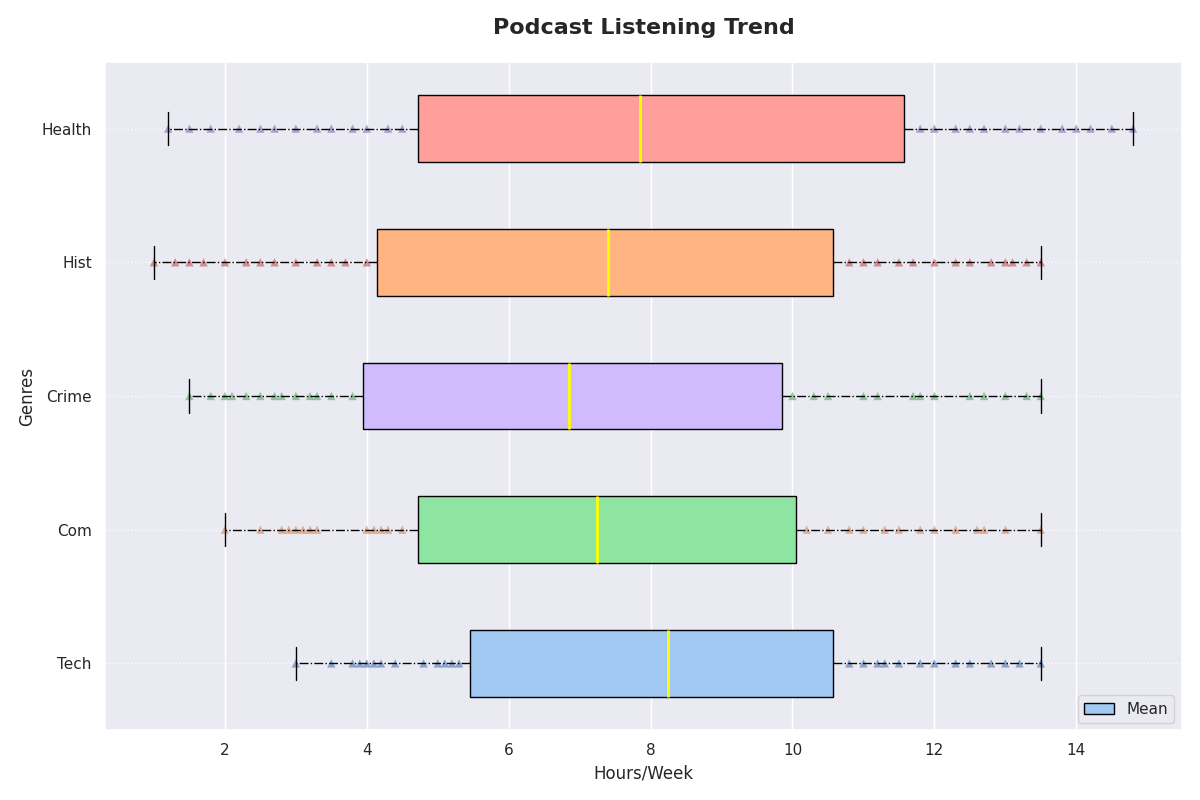

Write Python code to recreate this figure.
import matplotlib.pyplot as plt
import numpy as np
import seaborn as sns

technology = [3, 3.5, 3.8, 4, 3.9, 4.1, 4.2, 4.4, 5, 4.8, 5.1, 5.3, 5.5, 5.6, 5.2, 5.8, 6, 6.5, 6.2, 6.8, 7, 7.3, 7.5, 7.8, 8, 8.2, 8.5, 8.3, 8.7, 9, 8.9, 9.1, 9.3, 9.5, 9.6, 10, 9.8, 10.2, 10.5, 10.8, 11, 11.3, 11.5, 11.2, 11.8, 12, 12.3, 12.5, 12.8, 13, 13.2, 13.5]
comedy = [2, 2.5, 2.8, 3, 2.9, 3.1, 3.3, 3.2, 4, 4.1, 4.3, 4.5, 4.2, 4.8, 5, 5.5, 5.2, 5.3, 5.6, 6, 6.3, 6.5, 6.2, 6.8, 7, 7.2, 7.4, 7.3, 7.8, 8, 8.3, 8.5, 8.7, 8.5, 9, 9.5, 9.8, 9.6, 10, 10.2, 10.5, 10.8, 11, 11.3, 11.5, 11.8, 12, 12.3, 12.6, 12.7, 13, 13.5]
true_crime = [1.5, 1.8, 2, 2.3, 2.1, 2.5, 2.7, 2.8, 3, 3.2, 3.5, 3.3, 3.8, 4, 4.2, 4.5, 4.3, 4.6, 5, 5.3, 5.5, 5.8, 6, 6.2, 6.5, 6.7, 7, 7.2, 7.5, 8, 8.3, 8.5, 8.2, 8.6, 9, 9.1, 9.5, 9.3, 9.8, 10, 10.3, 10.5, 11, 11.2, 11.7, 11.8, 12, 12.5, 12.7, 13, 13.3, 13.5]
history = [1, 1.3, 1.5, 1.7, 2, 2.3, 2.5, 2.7, 3, 3.3, 3.5, 3.7, 4, 4.2, 4.5, 4.7, 5, 5.3, 5.5, 5.8, 6, 6.2, 6.5, 6.7, 7, 7.3, 7.5, 7.8, 8, 8.2, 8.5, 8.7, 8.9, 9.2, 9.5, 9.7, 10, 10.3, 10.5, 10.8, 11, 11.2, 11.5, 11.7, 12, 12.3, 12.5, 12.8, 13, 13.1, 13.3, 13.5]
health_fitness = [1.2, 1.5, 1.8, 2.2, 2.5, 2.7, 3, 3.3, 3.5, 3.8, 4, 4.3, 4.5, 4.8, 5, 5.3, 5.5, 5.8, 6, 6.3, 6.5, 6.8, 7, 7.2, 7.5, 7.7, 8, 8.3, 8.5, 8.7, 9, 9.5, 9.7, 10, 10.5, 10.8, 11, 11.2, 11.5, 11.8, 12, 12.3, 12.5, 12.7, 13, 13.2, 13.5, 13.8, 14, 14.2, 14.5, 14.8]

data = [technology, comedy, true_crime, history, health_fitness]
genres = ['Tech', 'Com', 'Crime', 'Hist', 'Health']

sns.set(style="darkgrid")

plt.figure(figsize=(12, 8))
box = plt.boxplot(data, patch_artist=True, labels=genres, notch=False, vert=False)

colors = sns.color_palette("pastel", len(genres))
for patch, color in zip(box['boxes'], colors[::2] + colors[1::2]):
    patch.set_facecolor(color)

for i, genre_data in enumerate(data, start=1):
    plt.scatter(genre_data, np.full_like(genre_data, i), alpha=0.6, edgecolor='none', marker='^')

means = [np.mean(genre) for genre in data]
plt.scatter(means, range(1, len(means) + 1), color='darkred', marker='x', label='Mean')

plt.setp(box['whiskers'], color='black', linestyle='-.')
plt.setp(box['caps'], color='black')
plt.setp(box['medians'], color='yellow', linewidth=2)

plt.title('Podcast Listening Trend', fontsize=16, fontweight='bold', pad=20)
plt.ylabel('Genres', fontsize=12)
plt.xlabel('Hours/Week', fontsize=12)

plt.grid(axis='y', linestyle=':', alpha=0.9)

plt.legend(['Mean'], loc='lower right')

plt.tight_layout()

plt.show()
